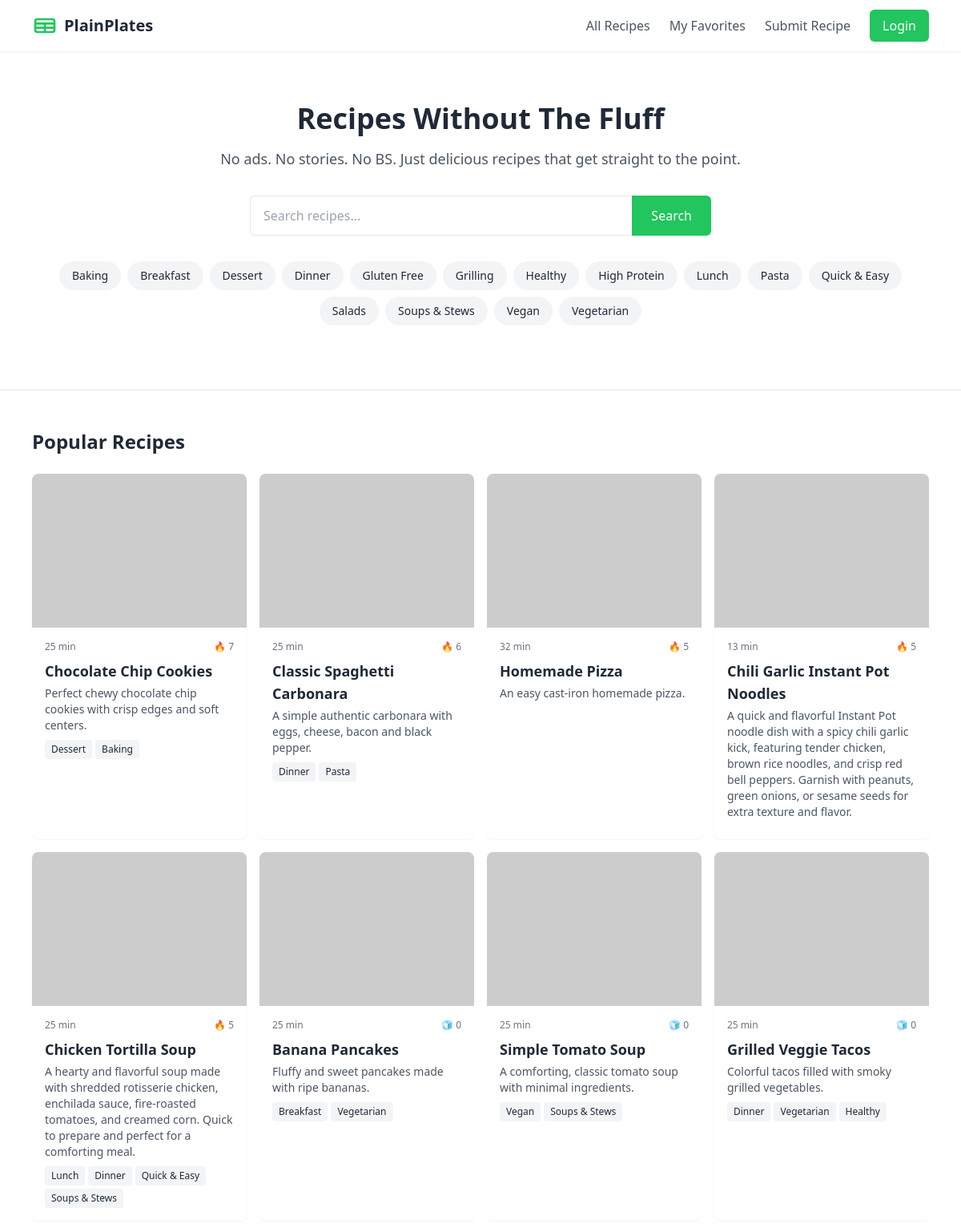
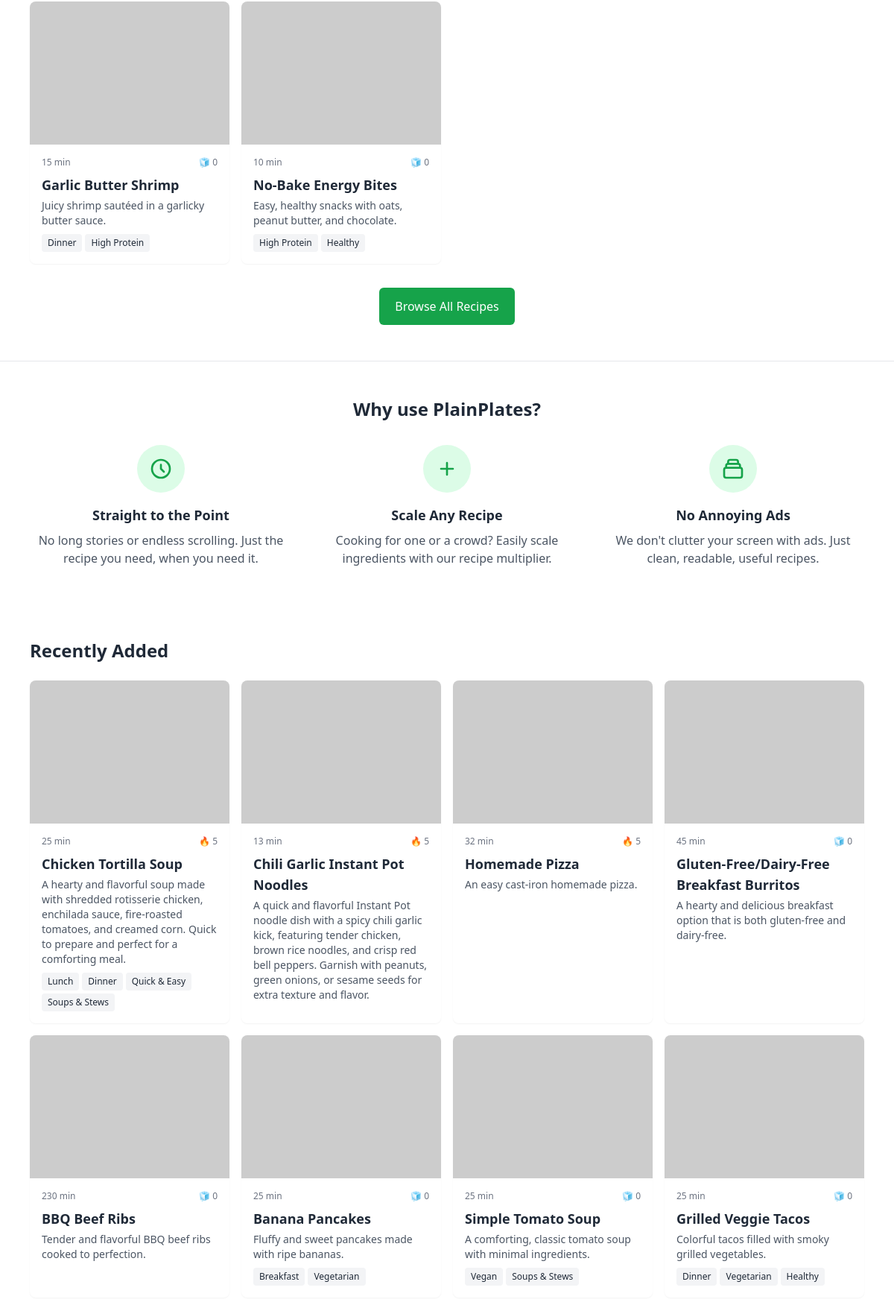
The page / (upper part) on the database its author committed (2 pictures, top to bottom).
### tables this page shows
CREATE TABLE categories (
    id INTEGER PRIMARY KEY AUTOINCREMENT,
    name TEXT NOT NULL,
    slug TEXT UNIQUE NOT NULL,
    description TEXT
);

CREATE TABLE recipes (
    id INTEGER PRIMARY KEY AUTOINCREMENT,
    title TEXT NOT NULL,
    slug TEXT UNIQUE NOT NULL,
    description TEXT NOT NULL,
    ingredients TEXT NOT NULL,
    instructions TEXT NOT NULL,
    notes TEXT,
    prep_time INTEGER NOT NULL,
    cook_time INTEGER NOT NULL,
    servings INTEGER NOT NULL DEFAULT 4,
    created_at TIMESTAMP NOT NULL DEFAULT CURRENT_TIMESTAMP,
    updated_at TIMESTAMP NOT NULL DEFAULT CURRENT_TIMESTAMP,
    user_id INTEGER,
    FOREIGN KEY (user_id) REFERENCES users (id)
);

### main.py (the view)
@app.get("/", response_class=HTMLResponse)
async def read_root(request: Request):
    categories = get_categories()
    recipes_popular = get_recipes_popular()
    recipes_new = get_recipes_new()
    return templates.TemplateResponse("index.html", {
        "request": request,
        "categories": categories,
        "recipes_popular": recipes_popular,
        "recipes_new": recipes_new,
    })

### templates/index.html (shortened to what this page needs)
{% extends "base.html" %}
{% block content %}
<section class="bg-white border-b">
    <div class="max-w-6xl mx-auto px-4 py-12 md:py-16">
        <div class="text-center">
            <h1 class="text-3xl md:text-4xl font-bold mb-4">Recipes Without The Fluff</h1>
            <p class="text-lg text-gray-600 mb-8 max-w-2xl mx-auto">No ads. No stories. No BS. Just delicious recipes that get straight to the point.</p>
            <div class="max-w-xl mx-auto mb-8">
                <form action="/recipes" method="get" class="flex">
                    <input type="text" name="q" placeholder="Search recipes..." class="flex-grow px-4 py-3 rounded-l-md border-t border-b border-l focus:outline-none focus:ring-2 focus:ring-primary-500">
                    <button type="submit" class="bg-primary-500 text-white px-6 py-3 rounded-r-md hover:bg-primary-600 focus:outline-none focus:ring-2 focus:ring-primary-500">
                        Search
                    </button>
                </form>
            </div>
            <div class="flex flex-wrap justify-center gap-2 mb-4">
                {% for category in categories %}
                <a href="/recipes?category={{ category.slug }}{% if q %}&q={{ q }}{% endif %}" class="bg-gray-100 hover:bg-gray-200 text-gray-800 px-4 py-2 rounded-full text-sm">
                    {{ category.name }}
                </a>
                {% endfor %}
            </div>
        </div>
    </div>
</section>
<section class="py-12">
    <div class="max-w-6xl mx-auto px-4">
        <h2 class="text-2xl font-bold mb-6">Popular Recipes</h2>
        <div class="grid grid-cols-1 md:grid-cols-2 lg:grid-cols-4 gap-4">
            {% for recipe in recipes_popular %}
                {% include "components/recipe_card.html" %}
            {% endfor %}
        </div>
        <div class="text-center mt-8">
            <a href="/recipes" class="inline-flex items-center justify-center px-5 py-3 border border-transparent text-base font-medium rounded-md text-white bg-primary-600 hover:bg-primary-700">
                Browse All Recipes
            </a>
        </div>
    </div>
</section>
<section class="bg-white py-12 border-t">
    <div class="max-w-6xl mx-auto px-4">
        <h2 class="text-2xl font-bold mb-8 text-center">Why use PlainPlates?</h2>
        <div class="grid grid-cols-1 md:grid-cols-3 gap-8">
            <div class="text-center">
                <div class="bg-primary-100 rounded-full h-16 w-16 flex items-center justify-center mx-auto mb-4">
                    <svg class="h-8 w-8 text-primary-600" fill="none" viewBox="0 0 24 24" stroke="currentColor">
                        <path stroke-linecap="round" stroke-linejoin="round" stroke-width="2" d="M12 8v4l3 3m6-3a9 9 0 11-18 0 9 9 0 0118 0z" />
                    </svg>
                </div>
                <h3 class="font-bold text-lg mb-2">Straight to the Point</h3>
                <p class="text-gray-600">No long stories or endless scrolling. Just the recipe you need, when you need it.</p>
            </div>
            <div class="text-center">
                <div class="bg-primary-100 rounded-full h-16 w-16 flex items-center justify-center mx-auto mb-4">
                    <svg class="h-8 w-8 text-primary-600" fill="none" viewBox="0 0 24 24" stroke="currentColor">
                        <path stroke-linecap="round" stroke-linejoin="round" stroke-width="2" d="M12 6v6m0 0v6m0-6h6m-6 0H6" />
                    </svg>
                </div>
                <h3 class="font-bold text-lg mb-2">Scale Any Recipe</h3>
                <p class="text-gray-600">Cooking for one or a crowd? Easily scale ingredients with our recipe multiplier.</p>
            </div>
            <div class="text-center">
                <div class="bg-primary-100 rounded-full h-16 w-16 flex items-center justify-center mx-auto mb-4">
                </div>
                <h3 class="font-bold text-lg mb-2">No Annoying Ads</h3>
                <p class="text-gray-600">We don't clutter your screen with ads. Just clean, readable, useful recipes.</p>
            </div>
        </div>
    </div>
</section>
<section class="py-12">
    <div class="max-w-6xl mx-auto px-4">
        <h2 class="text-2xl font-bold mb-6">Recently Added</h2>
        <div class="grid grid-cols-1 md:grid-cols-2 lg:grid-cols-4 gap-4">
            {% for recipe in recipes_new %}
                {% include "components/recipe_card.html" %}
            {% endfor %}
        </div>
    </div>
</section>
{% endblock %}

### templates/components/recipe_card.html
<a href="/recipes/{{ recipe.slug }}" class="bg-white rounded-lg overflow-hidden shadow-sm hover:shadow-md transition-shadow">
    <div class="h-48 overflow-hidden">
        <img src="/static/images/recipes{{ recipe.slug }}.jpg" onerror="this.onerror=null;this.src='https://placehold.co/400x300?text=Image Coming Soon';" alt="{{ recipe.title }}" class="w-full h-full object-cover">
    </div>
    <div class="p-4">
        <div class="flex justify-between items-center mb-2">
            <span class="text-xs text-gray-500">{{ recipe.prep_time + recipe.cook_time }} min</span>
            <span class="flex items-center text-xs text-gray-500">
                {% if recipe.score > 0 %} 🔥 {% else %} 🧊 {% endif %}{{ recipe.score }}
            </span>
        </div>
        <h3 class="font-bold text-lg mb-1">{{ recipe.title }}</h3>
        <p class="text-gray-600 text-sm mb-2">{{ recipe.description }}</p>
        <div class="flex flex-wrap gap-1">
            {% for tag in recipe.tags %}
            <span class="bg-gray-100 text-gray-800 text-xs px-2 py-1 rounded">{{ tag }}</span>
            {% endfor %}
        </div>
    </div>
</a>

### rows shown on the page
categories: name "Baking"
categories: name "Breakfast"
categories: name "Dessert"
categories: name "Dinner"
categories: name "Gluten Free"
categories: name "Grilling"
categories: name "Healthy"
categories: name "High Protein"
categories: name "Lunch"
categories: name "Pasta"
categories: name "Quick & Easy"
categories: name "Salads"
categories: name "Soups & Stews"
categories: name "Vegan"
categories: name "Vegetarian"
recipes: recipe.prep_time+recipe.cook_time "25", score "7", title "Chocolate Chip Cookies", description "Perfect chewy chocolate chip cookies with crisp edges and soft centers."
recipes: recipe.prep_time+recipe.cook_time "25", score "6", title "Classic Spaghetti Carbonara", description "A simple authentic carbonara with eggs, cheese, bacon and black pepper."
recipes: recipe.prep_time+recipe.cook_time "32", score "5", title "Homemade Pizza", description "An easy cast-iron homemade pizza."
recipes: recipe.prep_time+recipe.cook_time "13", score "5", title "Chili Garlic Instant Pot Noodles", description "A quick and flavorful Instant Pot noodle dish with a spicy chili garlic kick, featuring tender chicken, brown rice noodles, and crisp red bell peppers. Garnish with peanuts, green onions, or sesame seeds for extra texture and flavor."
recipes: recipe.prep_time+recipe.cook_time "25", score "5", title "Chicken Tortilla Soup", description "A hearty and flavorful soup made with shredded rotisserie chicken, enchilada sauce, fire-roasted tomatoes, and creamed corn. Quick to prepare and perfect for a comforting meal."
recipes: recipe.prep_time+recipe.cook_time "25", score "0", title "Banana Pancakes", description "Fluffy and sweet pancakes made with ripe bananas."
recipes: recipe.prep_time+recipe.cook_time "25", score "0", title "Simple Tomato Soup", description "A comforting, classic tomato soup with minimal ingredients."
recipes: recipe.prep_time+recipe.cook_time "25", score "0", title "Grilled Veggie Tacos", description "Colorful tacos filled with smoky grilled vegetables."
recipes: recipe.prep_time+recipe.cook_time "15", score "0", title "Garlic Butter Shrimp", description "Juicy shrimp sautéed in a garlicky butter sauce."
recipes: recipe.prep_time+recipe.cook_time "10", score "0", title "No-Bake Energy Bites", description "Easy, healthy snacks with oats, peanut butter, and chocolate."
recipes: recipe.prep_time+recipe.cook_time "45", score "0", title "Gluten-Free/Dairy-Free Breakfast Burritos", description "A hearty and delicious breakfast option that is both gluten-free and dairy-free."
recipes: recipe.prep_time+recipe.cook_time "230", score "0", title "BBQ Beef Ribs", description "Tender and flavorful BBQ beef ribs cooked to perfection."
